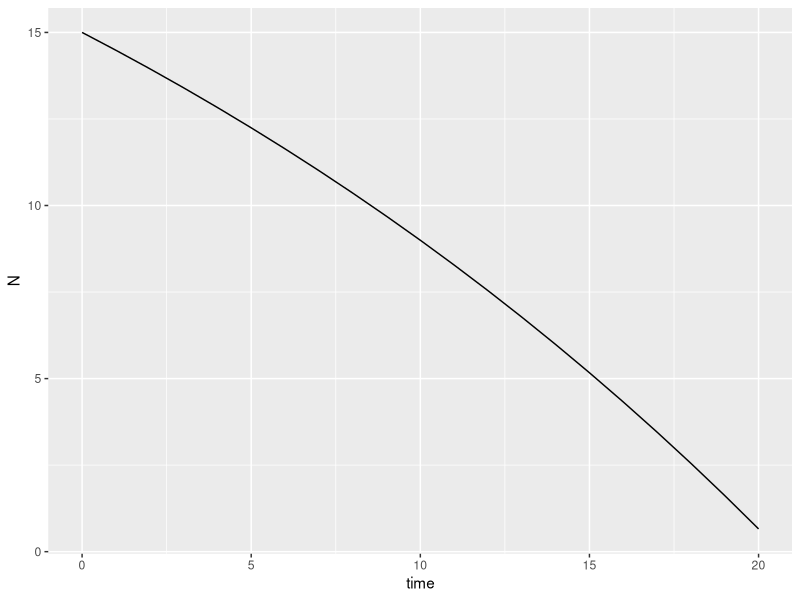
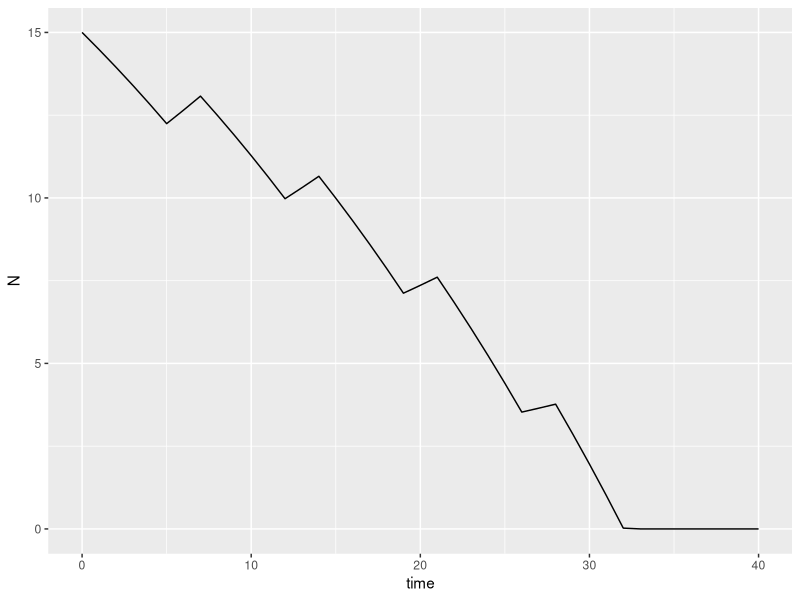

Here is the R script that generated these plots, in order: (Note: this script raises an error after producing the figures.)
## ---- chunk 1
knitr::opts_chunk$set(echo = TRUE)

library(deSolve)
library(ggplot2)
## ---- chunk 2
gs_dat <- data.frame(week = c(0, 6, 9), slime = c(10, 40, 80))
lm(log(slime) ~ week, data = gs_dat)
## ---- chunk 3
#Define the model as a function
Exponential <- function(t, state, parameters) {
with(as.list(c(state, parameters)), {
dN <- r * N
list(c(dN))
})
}

#Define the state variables, parameters, and times

parameters <- c(r = 0.23)
state <- c(N = 3) # We specify the initial values here
times <- 0:10 # Can use seq() to generate non-integer output times

#Run and save the model

exponential_sim <- ode(y = state, times = times, func = Exponential, parms = parameters)

exponential_sim
## ---- chunk 4
#Define the model as a function
Exponential_harvest <- function(t, state, parameters) {
with(as.list(c(state, parameters)), {
if (N > 0) {
dN <- r * N - h
} else {
dN <- 0
}
list(c(dN))
})
}

#Define the state variables, parameters, and times

parameters <- c(r = 0.23/7, h = 1)
state <- c(N = 15)
times <- 0:20 # this is now time in days!

#Run and save the model

exp_harvest_sim <- ode(y = state, times = times, func = Exponential_harvest, parms = parameters)

exp_harvest_sim

#Plot the model

ggplot(aes(x = time, y = N), data = as.data.frame(exp_harvest_sim)) + 
  geom_line()
## ---- chunk 5
#Set up the model function
Exponential_harvest_wknd <- function(t, state, parameters) {
with(as.list(c(state, parameters)), {
if (N > 0) {
if (t %% 7 < 5) {
dN <- r * N - h
} else {
dN <- r * N
}
} else {
dN <- 0
}
list(c(dN))
})
}

#Run the model

times <- 0:40
exp_harvest_wknd_sim <- ode(y = state, times = times, func = Exponential_harvest_wknd, parms = parameters)


#Plot the model

ggplot(aes(x = time, y = N), data = as.data.frame(exp_harvest_wknd_sim)) + geom_line()
## ---- chunk 6
#Exponential model function
Exponential <- function(t, state, parameters) {
with(as.list(c(state, parameters)), {
dN <- r * N
list(c(dN))
})
}

#Define the state variables, parameters, and times

parameters <- c(r = 0.23)
state <- c(N = 3) # We specify the initial values here
times <- 0:9 #9 weeks

#Run and save the exponential

exponential_sim_s1 <- ode(y = state, times = times, func = Exponential, parms = parameters)

starting_area_s1 <- as.numeric(exponential_sim_s1[10,2])

#Growth with harvest, harvest would start after week 9 - this is if the contractor works weekends

Exponential_harvest <- function(t, state, parameters) {
with(as.list(c(state, parameters)), {
if (N > 0) {
dN <- r * N - h
} else {
dN <- 0
}
list(c(dN))
})
}

#Define the state variables, parameters, and times

parameters <- c(r = 0.23/7, h = 1)
state <- c(N = starting_area)
times <- 0:50 # this is now time in days!

#Run and save the model

exp_harvest_sim_s1 <- ode(y = state, times = times, func = Exponential_harvest, parms = parameters)

exp_harvest_sim_s1

ggplot(aes(x = time, y = N), data = as.data.frame(exp_harvest_sim_s1)) + geom_line()


#Growth with harvest, harvest would start after week 9 - this is if the contractor does not work weekends

Exponential_harvest_wknd <- function(t, state, parameters) {
with(as.list(c(state, parameters)), {
if (N > 0) {
if (t %% 7 < 5) {
dN <- r * N - h
} else {
dN <- r * N
}
} else {
dN <- 0
}
list(c(dN))
})
}

#Run the model

parameters <- c(r = 0.23/7, h = 1)
state <- c(N = starting_area)
times <- 0:50 # this is now time in days!

exp_harvest_wknd_sim_s1 <- ode(y = state, times = times, func = Exponential_harvest_wknd, parms = parameters)

exp_harvest_wknd_sim_s1

#Plot the model

ggplot(aes(x = time, y = N), data = as.data.frame(exp_harvest_wknd_sim_s1)) + geom_line()

## ---- chunk 7
#Exponential model function
Exponential <- function(t, state, parameters) {
with(as.list(c(state, parameters)), {
dN <- r * N
list(c(dN))
})
}

#Define the state variables, parameters, and times

parameters <- c(r = 0.23)
state <- c(N = 3) # We specify the initial values here
times <- 0:2 #2 weeks

#Run and save the exponential

exponential_sim_s2 <- ode(y = state, times = times, func = Exponential, parms = parameters)

starting_area_s2 <- as.numeric(exponential_sim_s2[3,2])

#Growth with harvest, harvest would start after week 2 - this is if the contractor works weekends

Exponential_harvest <- function(t, state, parameters) {
with(as.list(c(state, parameters)), {
if (N > 0) {
dN <- r * N - h
} else {
dN <- 0
}
list(c(dN))
})
}

#Define the state variables, parameters, and times

parameters <- c(r = 0.23/7, h = 1)
state <- c(N = starting_area_s2)
times <- 0:50 # this is now time in days!

#Run and save the model

exp_harvest_sim_s2 <- ode(y = state, times = times, func = Exponential_harvest, parms = parameters)

exp_harvest_sim_s2

ggplot(aes(x = time, y = N), data = as.data.frame(exp_harvest_sim_s2)) + geom_line()


#Growth with harvest, harvest would start after week 9 - this is if the contractor does not work weekends

Exponential_harvest_wknd <- function(t, state, parameters) {
with(as.list(c(state, parameters)), {
if (N > 0) {
if (t %% 7 < 5) {
dN <- r * N - h
} else {
dN <- r * N
}
} else {
dN <- 0
}
list(c(dN))
})
}

#Run the model

parameters <- c(r = 0.23/7, h = 1)
state <- c(N = starting_area_s2)
times <- 0:50 # this is now time in days!

exp_harvest_wknd_sim_s2 <- ode(y = state, times = times, func = Exponential_harvest_wknd, parms = parameters)

exp_harvest_wknd_sim_s2

#Plot the model

ggplot(aes(x = time, y = N), data = as.data.frame(exp_harvest_wknd_sim_s2)) + geom_line()
## ---- chunk 8
#Exponential model function
Exponential <- function(t, state, parameters) {
with(as.list(c(state, parameters)), {
dN <- r * N
list(c(dN))
})
}

#Define the state variables, parameters, and times

parameters <- c(r = 0.23)
state <- c(N = 3) # We specify the initial values here
times <- 0:3 #3 weeks

#Run and save the exponential

exponential_sim_s3 <- ode(y = state, times = times, func = Exponential, parms = parameters)

starting_area_s3 <- as.numeric(exponential_sim_s3[4,2])

#Growth with harvest, harvest would start after week 2 - this is if the contractor works weekends

Exponential_harvest <- function(t, state, parameters) {
with(as.list(c(state, parameters)), {
if (N > 0) {
dN <- r * N - h
} else {
dN <- 0
}
list(c(dN))
})
}

#Define the state variables, parameters, and times

parameters <- c(r = 0.23/7, h = 1)
state <- c(N = starting_area_s3)
times <- 0:50 # this is now time in days!

#Run and save the model

exp_harvest_sim_s3 <- ode(y = state, times = times, func = Exponential_harvest, parms = parameters)

exp_harvest_sim_s3

ggplot(aes(x = time, y = N), data = as.data.frame(exp_harvest_sim_s3)) + geom_line()


#Growth with harvest, harvest would start after week 9 - this is if the contractor does not work weekends

Exponential_harvest_wknd <- function(t, state, parameters) {
with(as.list(c(state, parameters)), {
if (N > 0) {
if (t %% 7 < 5) {
dN <- r * N - h
} else {
dN <- r * N
}
} else {
dN <- 0
}
list(c(dN))
})
}

#Run the model

parameters <- c(r = 0.23/7, h = 1)
state <- c(N = starting_area_s3)
times <- 0:50 # this is now time in days!

exp_harvest_wknd_sim_s3 <- ode(y = state, times = times, func = Exponential_harvest_wknd, parms = parameters)

exp_harvest_wknd_sim_s3

#Plot the model

ggplot(aes(x = time, y = N), data = as.data.frame(exp_harvest_wknd_sim_s3)) + geom_line()
## ---- chunk 9
#Exponential model function
Exponential <- function(t, state, parameters) {
with(as.list(c(state, parameters)), {
dN <- r * N
list(c(dN))
})
}

#Define the state variables, parameters, and times

parameters <- c(r = 0.23)
state <- c(N = 3) # We specify the initial values here
times <- 0:4 #4 weeks

#Run and save the exponential

exponential_sim_s4 <- ode(y = state, times = times, func = Exponential, parms = parameters)

starting_area_s4 <- as.numeric(exponential_sim_s4[5,2])

#Growth with harvest, harvest would start after week 2 - this is if the contractor works weekends

Exponential_harvest <- function(t, state, parameters) {
with(as.list(c(state, parameters)), {
if (N > 0) {
dN <- r * N - h
} else {
dN <- 0
}
list(c(dN))
})
}

#Define the state variables, parameters, and times

parameters <- c(r = 0.23/7, h = 1)
state <- c(N = starting_area_s4)
times <- 0:50 # this is now time in days!

#Run and save the model

exp_harvest_sim_s4 <- ode(y = state, times = times, func = Exponential_harvest, parms = parameters)

exp_harvest_sim_s4

ggplot(aes(x = time, y = N), data = as.data.frame(exp_harvest_sim_s4)) + geom_line()


#Growth with harvest, harvest would start after week 9 - this is if the contractor does not work weekends

Exponential_harvest_wknd <- function(t, state, parameters) {
with(as.list(c(state, parameters)), {
if (N > 0) {
if (t %% 7 < 5) {
dN <- r * N - h
} else {
dN <- r * N
}
} else {
dN <- 0
}
list(c(dN))
})
}

#Run the model

parameters <- c(r = 0.23/7, h = 1)
state <- c(N = starting_area_s4)
times <- 0:50 # this is now time in days!

exp_harvest_wknd_sim_s4 <- ode(y = state, times = times, func = Exponential_harvest_wknd, parms = parameters)

exp_harvest_wknd_sim_s4

#Plot the model

ggplot(aes(x = time, y = N), data = as.data.frame(exp_harvest_wknd_sim_s4)) + geom_line()
## ---- chunk 10
#Exponential model function
Exponential <- function(t, state, parameters) {
with(as.list(c(state, parameters)), {
dN <- r * N
list(c(dN))
})
}

#Define the state variables, parameters, and times

parameters <- c(r = 0.23)
state <- c(N = 3) # We specify the initial values here
times <- 0:6 #6 weeks

#Run and save the exponential

exponential_sim_p2s1 <- ode(y = state, times = times, func = Exponential, parms = parameters)

starting_area_p2s1 <- as.numeric(exponential_sim_p2s1[7,2])

#Growth with harvest, if the contractor works weekends

Exponential_harvest <- function(t, state, parameters) {
with(as.list(c(state, parameters)), {
if (N > 0) {
dN <- r * N - h
} else {
dN <- 0
}
list(c(dN))
})
}

#Define the state variables, parameters, and times

parameters <- c(r = 0.23/7, h = 1)
state <- c(N = starting_area_p2s1)
times <- 0:50 # this is now time in days!

#Run and save the model

exp_harvest_sim_p2s1 <- ode(y = state, times = times, func = Exponential_harvest, parms = parameters)

exp_harvest_sim_p2s1

ggplot(aes(x = time, y = N), data = as.data.frame(exp_harvest_sim_p2s1)) + geom_line()


#Growth with harvest, harvest would start after week 9 - this is if the contractor does not work weekends

Exponential_harvest_wknd <- function(t, state, parameters) {
with(as.list(c(state, parameters)), {
if (N > 0) {
if (t %% 7 < 5) {
dN <- r * N - h
} else {
dN <- r * N
}
} else {
dN <- 0
}
list(c(dN))
})
}

#Run the model

parameters <- c(r = 0.23/7, h = 1)
state <- c(N = starting_area_p2s1)
times <- 0:50 # this is now time in days!

exp_harvest_wknd_sim_p2s1 <- ode(y = state, times = times, func = Exponential_harvest_wknd, parms = parameters)

exp_harvest_wknd_sim_p2s1

#Plot the model

ggplot(aes(x = time, y = N), data = as.data.frame(exp_harvest_wknd_sim_p2s1)) + geom_line()
## ---- chunk 11
#Exponential model function
Exponential <- function(t, state, parameters) {
with(as.list(c(state, parameters)), {
dN <- r * N
list(c(dN))
})
}

#Define the state variables, parameters, and times

parameters <- c(r = 0.23)
state <- c(N = 3) # We specify the initial values here
times <- 0:10 #10 weeks

#Run and save the exponential

exponential_sim_p2s2 <- ode(y = state, times = times, func = Exponential, parms = parameters)

starting_area_p2s2 <- as.numeric(exponential_sim_p2s2[11,2])

#Growth with harvest, if the contractor works weekends

Exponential_harvest <- function(t, state, parameters) {
with(as.list(c(state, parameters)), {
if (N > 0) {
dN <- r * N - h
} else {
dN <- 0
}
list(c(dN))
})
}

#Define the state variables, parameters, and times

parameters <- c(r = 0.23/7, h = 1)
state <- c(N = starting_area_p2s2)
times <- 0:200 # this is now time in days!

#Run and save the model

exp_harvest_sim_p2s2 <- ode(y = state, times = times, func = Exponential_harvest, parms = parameters)

exp_harvest_sim_p2s2

ggplot(aes(x = time, y = N), data = as.data.frame(exp_harvest_sim_p2s2)) + geom_line()


#Growth with harvest if the contractor does not work weekends

Exponential_harvest_wknd <- function(t, state, parameters) {
with(as.list(c(state, parameters)), {
if (N > 0) {
if (t %% 7 < 5) {
dN <- r * N - h
} else {
dN <- r * N
}
} else {
dN <- 0
}
list(c(dN))
})
}

#Run the model

parameters <- c(r = 0.23/7, h = 1)
state <- c(N = starting_area_p2s2)
times <- 0:200 # this is now time in days!

exp_harvest_wknd_sim_p2s2 <- ode(y = state, times = times, func = Exponential_harvest_wknd, parms = parameters)

exp_harvest_wknd_sim_p2s2

#Plot the model

ggplot(aes(x = time, y = N), data = as.data.frame(exp_harvest_wknd_sim_p2s2)) + geom_line()
## ---- chunk 12
#Exponential growth for 6 weeks

Exponential <- function(t, state, parameters) {
with(as.list(c(state, parameters)), {
dN <- r * N
list(c(dN))
})
}

parameters <- c(r = 0.23)
state <- c(N = 3) # We specify the initial values here
times <- 0:6 #6 weeks

exponential_sim_p2s3 <- ode(y = state, times = times, func = Exponential, parms = parameters)

starting_area_p2s3 <- as.numeric(exponential_sim_p2s3[7,2])


#Harvest for 8 days (incl. weekends)

Exponential_harvest <- function(t, state, parameters) {
with(as.list(c(state, parameters)), {
if (N > 0) {
dN <- r * N - h
} else {
dN <- 0
}
list(c(dN))
})
}


parameters <- c(r = 0.23/7, h = 1)
state <- c(N = starting_area_p2s3)
times <- 0:8 # this is now time in days!

exp_harvest_sim_p2s3 <- ode(y = state, times = times, func = Exponential_harvest, parms = parameters)

exp_harvest_sim_p2s3

ggplot(aes(x = time, y = N), data = as.data.frame(exp_harvest_sim_p2s2)) + geom_line()

second_starting_area_p2s3_wknd <- as.numeric(exp_harvest_sim_p2s3[9,2])



#Harvest for 10 days (not incl. weekends)

Exponential_harvest_wknd <- function(t, state, parameters) {
with(as.list(c(state, parameters)), {
if (N > 0) {
if (t %% 7 < 5) {
dN <- r * N - h
} else {
dN <- r * N
}
} else {
dN <- 0
}
list(c(dN))
})
}


parameters <- c(r = 0.23/7, h = 1)
state <- c(N = starting_area_p2s3)
times <- 0:10 # this is now time in days!

exp_harvest_wknd_sim_p2s3 <- ode(y = state, times = times, func = Exponential_harvest_wknd, parms = parameters)

exp_harvest_wknd_sim_p2s3

ggplot(aes(x = time, y = N), data = as.data.frame(exp_harvest_wknd_sim_p2s3)) + geom_line()

second_starting_area_p2s3_nowknd <- as.numeric(exp_harvest_wknd_sim_p2s3[11,2])



#The starting area is smaller if contractor works weekends, so we will start there

#Exponential growth for another 3 weeks (until the next council meeting)

Exponential <- function(t, state, parameters) {
with(as.list(c(state, parameters)), {
dN <- r * N
list(c(dN))
})
}

parameters <- c(r = 0.23)
state <- c(N = second_starting_area_p2s3_wknd) # We specify the initial values here
times <- 0:3 #3 weeks

second_exponential_sim_p2s3 <- ode(y = state, times = times, func = Exponential, parms = parameters)

third_starting_area_p2s3 <- as.numeric(second_exponential_sim_p2s3[4,2])


#Harvest (incl. weekends)

Exponential_harvest <- function(t, state, parameters) {
with(as.list(c(state, parameters)), {
if (N > 0) {
dN <- r * N - h
} else {
dN <- 0
}
list(c(dN))
})
}


parameters <- c(r = 0.23/7, h = 1)
state <- c(N = third_starting_area_p2s3)
times <- 0:30 # this is now time in days!

second_exp_harvest_sim_p2s3 <- ode(y = state, times = times, func = Exponential_harvest, parms = parameters)

second_exp_harvest_sim_p2s3

ggplot(aes(x = time, y = N), data = as.data.frame(second_exp_harvest_sim_p2s3)) + geom_line()


#Harvest for 10 days (not incl. weekends)

Exponential_harvest_wknd <- function(t, state, parameters) {
with(as.list(c(state, parameters)), {
if (N > 0) {
if (t %% 7 < 5) {
dN <- r * N - h
} else {
dN <- r * N
}
} else {
dN <- 0
}
list(c(dN))
})
}


parameters <- c(r = 0.23/7, h = 1)
state <- c(N = third_starting_area_p2s3)
times <- 0:30 # this is now time in days!

second_exp_harvest_wknd_sim_p2s3 <- ode(y = state, times = times, func = Exponential_harvest_wknd, parms = parameters)

second_exp_harvest_wknd_sim_p2s3

ggplot(aes(x = time, y = N), data = as.data.frame(second_exp_harvest_wknd_sim_p2s3)) + geom_line()

## ---- chunk 13
#Exponential model function
Exponential <- function(t, state, parameters) {
with(as.list(c(state, parameters)), {
dN <- r * N
list(c(dN))
})
}

#Define the state variables, parameters, and times

parameters <- c(r = 0.23)
state <- c(N = 3) # We specify the initial values here
times <- 0:11 #11 weeks

#Run and save the exponential

exponential_sim_pnr <- ode(y = state, times = times, func = Exponential, parms = parameters)

starting_area_pnr <- as.numeric(exponential_sim_pnr[12,2])

#Growth with harvest, if the contractor works weekends

Exponential_harvest <- function(t, state, parameters) {
with(as.list(c(state, parameters)), {
if (N > 0) {
dN <- r * N - h
} else {
dN <- 0
}
list(c(dN))
})
}

#Define the state variables, parameters, and times

parameters <- c(r = 0.23/7, h = 1)
state <- c(N = starting_area_pnr)
times <- 0:200 # this is now time in days!

#Run and save the model

exp_harvest_sim_pnr <- ode(y = state, times = times, func = Exponential_harvest, parms = parameters)

exp_harvest_sim_pnr

ggplot(aes(x = time, y = N), data = as.data.frame(exp_harvest_sim_pnr)) + geom_line()


#Growth with harvest if the contractor does not work weekends

Exponential_harvest_wknd <- function(t, state, parameters) {
with(as.list(c(state, parameters)), {
if (N > 0) {
if (t %% 7 < 5) {
dN <- r * N - h
} else {
dN <- r * N
}
} else {
dN <- 0
}
list(c(dN))
})
}

#Run the model

parameters <- c(r = 0.23/7, h = 1)
state <- c(N = starting_area_pnr)
times <- 0:200 # this is now time in days!

exp_harvest_wknd_sim_pnr <- ode(y = state, times = times, func = Exponential_harvest_wknd, parms = parameters)

exp_harvest_wknd_sim_pnr

#Plot the model

ggplot(aes(x = time, y = N), data = as.data.frame(exp_harvest_wknd_sim_pnr)) + geom_line()
## ---- chunk 14
#Exponential growth for 6 weeks

Exponential <- function(t, state, parameters) {
with(as.list(c(state, parameters)), {
dN <- r * N
list(c(dN))
})
}

parameters <- c(r = 0.23)
state <- c(N = 3) # We specify the initial values here
times <- 0:6 #6 weeks

exponential_sim_p2s3 <- ode(y = state, times = times, func = Exponential, parms = parameters)

starting_area_p2s3 <- as.numeric(exponential_sim_p2s3[7,2])


#Harvest for 8 days (incl. weekends)

Exponential_harvest <- function(t, state, parameters) {
with(as.list(c(state, parameters)), {
if (N > 0) {
dN <- r * N - h
} else {
dN <- 0
}
list(c(dN))
})
}


parameters <- c(r = 0.23/7, h = 1)
state <- c(N = starting_area_p2s3)
times <- 0:8 # this is now time in days!

exp_harvest_sim_p2s3 <- ode(y = state, times = times, func = Exponential_harvest, parms = parameters)

exp_harvest_sim_p2s3

ggplot(aes(x = time, y = N), data = as.data.frame(exp_harvest_sim_p2s2)) + geom_line()

second_starting_area_p2s3_wknd <- as.numeric(exp_harvest_sim_p2s3[9,2])



#Harvest for 10 days (not incl. weekends)

Exponential_harvest_wknd <- function(t, state, parameters) {
with(as.list(c(state, parameters)), {
if (N > 0) {
if (t %% 7 < 5) {
dN <- r * N - h
} else {
dN <- r * N
}
} else {
dN <- 0
}
list(c(dN))
})
}


parameters <- c(r = 0.23/7, h = 1)
state <- c(N = starting_area_p2s3)
times <- 0:10 # this is now time in days!

exp_harvest_wknd_sim_p2s3 <- ode(y = state, times = times, func = Exponential_harvest_wknd, parms = parameters)

exp_harvest_wknd_sim_p2s3

ggplot(aes(x = time, y = N), data = as.data.frame(exp_harvest_wknd_sim_p2s3)) + geom_line()

second_starting_area_p2s3_nowknd <- as.numeric(exp_harvest_wknd_sim_p2s3[11,2])



#The starting area is smaller if contractor works weekends, so we will start there

#Exponential growth

Exponential <- function(t, state, parameters) {
with(as.list(c(state, parameters)), {
dN <- r * N
list(c(dN))
})
}

parameters <- c(r = 0.23)
state <- c(N = second_starting_area_p2s3_wknd) # We specify the initial values here
times <- 0:7

second_exponential_sim_pnr2 <- ode(y = state, times = times, func = Exponential, parms = parameters)

third_starting_area_pnr2 <- as.numeric(second_exponential_sim_pnr2[8,2])


#Harvest (incl. weekends)

Exponential_harvest <- function(t, state, parameters) {
with(as.list(c(state, parameters)), {
if (N > 0) {
dN <- r * N - h
} else {
dN <- 0
}
list(c(dN))
})
}


parameters <- c(r = 0.23/7, h = 1)
state <- c(N = third_starting_area_pnr2)
times <- 0:40 # this is now time in days!

second_exp_harvest_sim_pnr2 <- ode(y = state, times = times, func = Exponential_harvest, parms = parameters)

second_exp_harvest_sim_pnr2

ggplot(aes(x = time, y = N), data = as.data.frame(second_exp_harvest_sim_pnr2)) + geom_line()


#Harvest (not incl. weekends)

Exponential_harvest_wknd <- function(t, state, parameters) {
with(as.list(c(state, parameters)), {
if (N > 0) {
if (t %% 7 < 5) {
dN <- r * N - h
} else {
dN <- r * N
}
} else {
dN <- 0
}
list(c(dN))
})
}


parameters <- c(r = 0.23/7, h = 1)
state <- c(N = third_starting_area_pnr2)
times <- 0:40 # this is now time in days!

second_exp_harvest_wknd_sim_pnr2 <- ode(y = state, times = times, func = Exponential_harvest_wknd, parms = parameters)

second_exp_harvest_wknd_sim_pnr2

ggplot(aes(x = time, y = N), data = as.data.frame(second_exp_harvest_wknd_sim_pnr2)) + geom_line()
